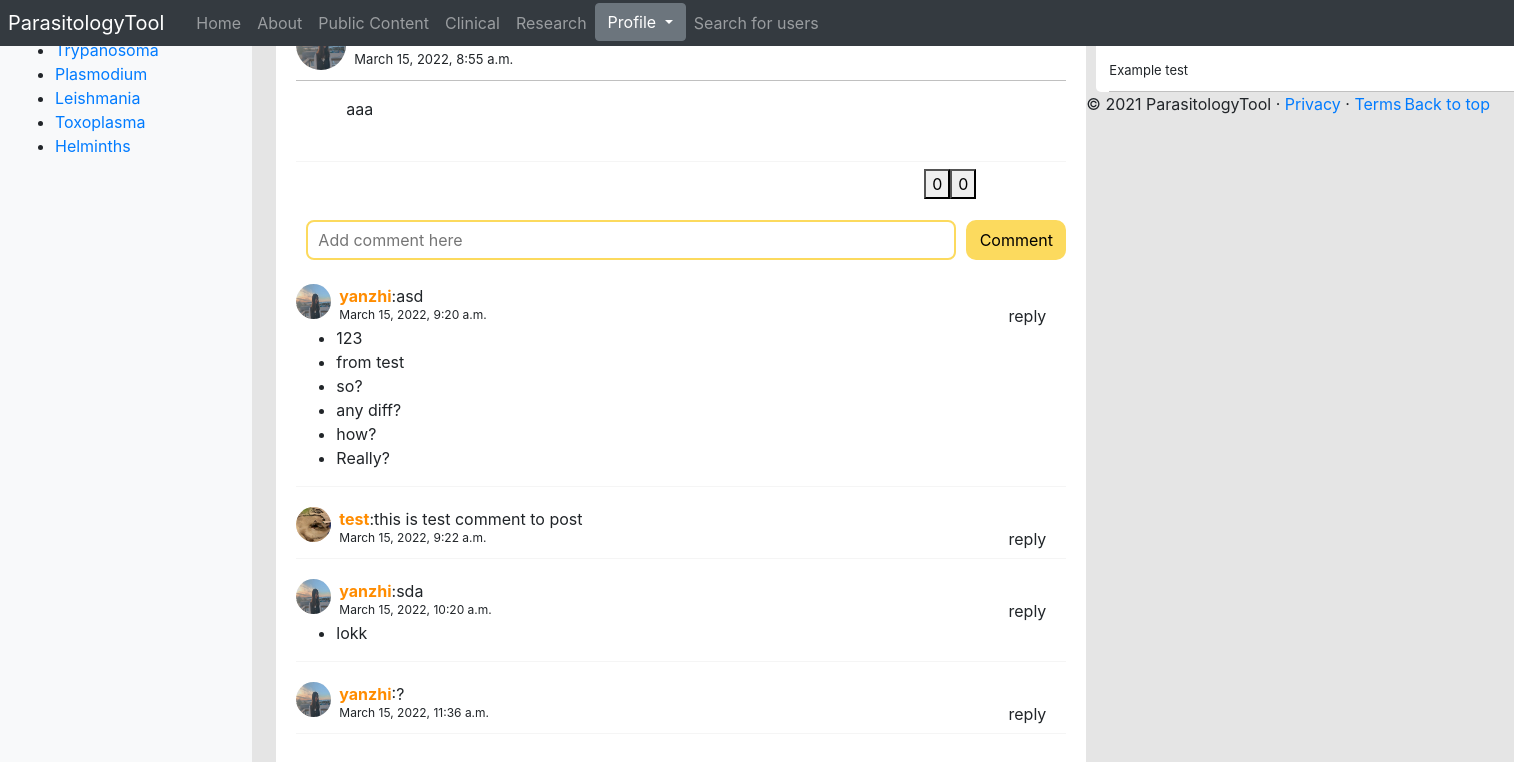
The page /parasitologyTool/research_portal/8/22 (signed in) on the database its author committed.
### parasitologyTool/models.py (models this page shows, shortened)
class Parasite(models.Model):
	NAME_MAX_LENGTH = 128
	name = models.CharField(max_length=NAME_MAX_LENGTH, unique=True)
	views = models.IntegerField(default=0)
	picture = models.ImageField(upload_to='parasite_pic')
	intro = models.CharField(max_length=3000)

class ResearchPost(models.Model):
	title = models.CharField(max_length=100)
	content = models.TextField()
	parasite = models.ForeignKey(Parasite, on_delete=models.CASCADE, default=None)
	likes = models.ManyToManyField(User, blank=True, related_name="likes")
	dislikes = models.ManyToManyField(User, blank=True, related_name="dislikes")
	user = models.ForeignKey(UserProfile, on_delete=models.CASCADE, default=None)
	date_posted = models.DateTimeField(default=timezone.now)
	@property
	def images(self):
		return self.researchimage_set.all()
	@property
	def files(self):
		return self.researchfile_set.all()
	@property
	def comments(self):
		return self.comment_set.all()
	@property
	def model(self):
		return self.__class__.__name__
	class Meta:
		ordering = ['-date_posted',]

class Comment(models.Model):
	comment_text = models.TextField()
	research_post = models.ForeignKey(ResearchPost, on_delete = models.CASCADE, default=None, blank=True, null=True)
	clinical_post = models.ForeignKey(Post, on_delete=models.CASCADE, default=None, blank=True, null=True)
	user = models.ForeignKey(UserProfile, on_delete=models.CASCADE, default=None)
	date_posted = models.DateTimeField(default=timezone.now)
	@property
	def replies(self):
		return self.reply_set.all()
	def __str__(self):
		return self.comment_text

class UserProfile(models.Model):
	user = models.OneToOneField(User, on_delete=models.CASCADE)
	profile_picture = models.ImageField(upload_to="profile_pictures", default="profile_pictures/default_pic.png")
	ROLE_CHOICES = [
		('clinician', 'Clinician'),
		('researcher', 'Researcher'),
		('public', 'Public'),
		('admin', 'Admin'),
	]
	role = models.CharField(max_length=50, choices=ROLE_CHOICES, default='Public')
	@property
	def username(self):
		return self.user.username

class Reply(models.Model):
	reply_text = models.TextField()
	parent_comment = models.ForeignKey(Comment, on_delete = models.CASCADE)
	def __str__(self):
		return self.reply_text

### parasitologyTool/views.py (the view, shortened to what this page needs)
# urls.py: path('research_portal/<int:parasite_id>/<int:post_id>',views.research_post_page, name='research_post_page'),
@login_required
def research_post_page(request, parasite_id, post_id):
    try:
        post = ResearchPost.objects.get(id=post_id)
    except ResearchPost.DoesNotExist:
        return not_found(request)
    context_dict = {}
    context_dict['post'] = post
    comment_form = CommentForm()
    reply_form = ReplyForm()
    context_dict['comment_form'] = comment_form
    context_dict['reply_form'] = reply_form
    return render(request, 'parasitologyTool/research_post_page.html', context=context_dict)

### parasitologyTool/forms.py
class CommentForm(forms.ModelForm):
    comment_text = forms.CharField(required = False, label="Add comment here")
    class Meta:
        model = Comment
        fields = ('comment_text', )

class ReplyForm(forms.ModelForm):
    reply_text = forms.CharField(required=False, label="",widget=forms.TextInput(attrs={'placeholder': 'reply ...'}))
    class Meta:
        model = Reply
        fields = ('reply_text', )

### parasitologyTool/templatetags/parasitologyTool_template_tags.py (called while the page is built)
@register.inclusion_tag('parasitologyTool/parasite_list.html')
def get_parasite_list(current_category=None):
	return {'parasites': Parasite.objects.all(),
	        'current_category':current_category}

### templates/parasitologyTool/research_post_page.html (shortened to what this page needs)
{% extends 'parasitologyTool/base.html' %}
{% load crispy_forms_tags %}
{% load static %}
{% block body_block %}
<link rel="stylesheet" type="text/css" href="{% static 'css/userpost.css' %}">
	<div class="a-box">
		<div class="a-s-box-author">
                <a class="a-s-box-author-name" href="{% url 'parasitologyTool:profile' post.user.username %}">{{post.user.username}}</a>
                <div class="a-s-box-author-time">{{post.date_posted}}</div>
        </div>
        <div class="a-s-box-context">
            <div id="context">
		  <p>{{ post.content|linebreaks|urlize }}</p>
            </div>
		<br>
	    </div>
	       <div class="a-s-box-bottom">
            </div>
            <div class="a-s-box-bottom">
            </div>
            <div class="a-s-box-bottom" style="width: 170px;">
                    {% if user.is_authenticated %}
                        <div style="float: right;">
                        <form class="ajax-form-like" id="like" method="POST" data-url="{% url 'parasitologyTool:like' post.model post.id %}">
                        <button type="submit"><span class="like-count">{{post.likes.all.count}}</span></button>
                        </form>
                        </div>
                        <div style="float:right;">
                        <form class="ajax-form-dislike" id='dislike' method="POST" data-url="{% url 'parasitologyTool:dislike' post.model post.id %}">
                        <button type="submit"><span class="dislike-count"> {{post.dislikes.all.count}} </span></button>
                        </form>
                        </div>
                    {% endif %}
            </div>
            <br>
        <div class="com">
		<form id="comment_form" method="post" autocomplete="off" enctype="multipart/form-data">
            <input type="text" name="comment_text" value="" size="50" placeholder="Add comment here">
            <button type="submit">Comment</button>
        </form>
        {% for comment in post.comments %}
            <div class="com-s">
                <img src="{{ MEDIA_URL }}{{ comment.user.profile_picture }}"
                                alt="picture of article" />
                <div class="com-s-name"><a href="{% url 'parasitologyTool:profile' comment.user.username %}"><span style="font-weight: bold; color: darkorange">{{comment.user.username}}</span></a>:{{comment}}</div>
                <div class="com-s-time">{{comment.date_posted}}</div>
                <div class="com-s-reply">
            		<span data-feather="message-square" onclick="commentReplyToggle('{{ comment.id }}')">reply</span>
            	</div>
                <div id="reply-{{comment.id}}">
                    <ul class="replies" style="margin-top: 7px;">
                        {% for reply in comment.replies %}
                        <li>{{reply}}</li>
                        {% endfor %}
                    </ul>
                </div>
            </div>
        {% endfor %}
        </div>
    </div>
    <div class="rside">
      <p><strong>Most Pupular Post</strong></p>
      <div class="rside-box">
      Example test
    </div>
</div>
{% endblock %}

### templates/parasitologyTool/parasite_list.html
{% if parasites %}
    <ul>
    {% for p in parasites %}
        {% if p == current_category %}
            <li><strong><a href="{% url 'parasitologyTool:goto' %}?parasite_id={{ p.id }}">{{ p.name }}</a></strong></li>
        {% else %}
            <li><a href="{% url 'parasitologyTool:goto' %}?parasite_id={{ p.id }}">{{ p.name }}</a></li>
        {% endif %}
    {% endfor %}
    </ul>
{% else %}
    <strong>No parasites</strong>
{% endif %}

### static/css/userpost.css (style rules this page uses)
body { background: #E5E5E5; }
.a-box { background: white; padding: 20px; border-radius: 5px; width: 810px; margin-bottom: -10px; float: left; }
.a-s-box-author { font-size: 15px; padding-bottom: 10px; border-bottom: solid 0.5px silver; position: relative; }
.a-s-box-author-name { position: absolute; top: 0px; left: 58px; font-size: 18px; }
.a-s-box-author-time { position: absolute; left:58px; top: 30px; font-size: 13px; }
.a-s-box-context { padding-left: 50px; border-bottom: solid 1px whitesmoke; }
.a-s-box-bottom { width: 255px; text-align: center; float: left; padding-top: 7px; }
.rside { width: 460px; margin-left: 820px; background: white; border-radius: 5px; }
.rside-box { margin-left: 13px; margin-right: 13px; border-bottom: solid 0.5px silver; padding-bottom: 10px; font-size: 13px; }
.rside p { font-size: 20px; padding: 7px; border-bottom: solid 0.5px silver; }
.com input { width: 650px; height: 40px; border: 2px solid #fcda5e; border-radius: 8px;margin: 10px; outline: none; font-size: 13px; float: left; padding-left: 10px; font-size: 16px; }
.com button { width: 100px; height: 40px; margin-top: 10px; background: #fcda5e; border-radius: 10px; border: 2px solid #fcda5e; color: black; }
.com-s { position: relative; margin-bottom: 20px; border-bottom: solid 1px whitesmoke; }
.com-s img { float: initial; width: 35px; height: 35px; border-radius: 50%; }
.com-s-name { position: absolute; left:43px; top: 0px; }
.com-s-time { position: absolute; left:43px; top: 22px; font-size: 12px; }
.com-s-reply { position: absolute; right: 20px; top: 20px; }

### rows shown on the page
Parasite: name "Trypanosoma"
Parasite: name "Plasmodium"
Parasite: name "Leishmania"
Parasite: name "Toxoplasma"
Parasite: name "Helminths"
ResearchPost: date_posted "March 15, 2022, 8:55 a.m.", content "aaa", likes.all.count "0", dislikes.all.count "0"
Comment: user.profile_picture (picture), user.username "yanzhi", comment_text "asd", date_posted "March 15, 2022, 9:20 a.m."
Reply: reply_text "123"
Reply: reply_text "from test"
Reply: reply_text "so?"
Reply: reply_text "any diff?"
Reply: reply_text "how?"
Reply: reply_text "Really?"
Comment: user.profile_picture (picture), user.username "test", comment_text "this is test comment to post", date_posted "March 15, 2022, 9:22 a.m."
Comment: user.profile_picture (picture), user.username "yanzhi", comment_text "sda", date_posted "March 15, 2022, 10:20 a.m."
Reply: reply_text "lokk"
Comment: user.profile_picture (picture), user.username "yanzhi", comment_text "?", date_posted "March 15, 2022, 11:36 a.m."
